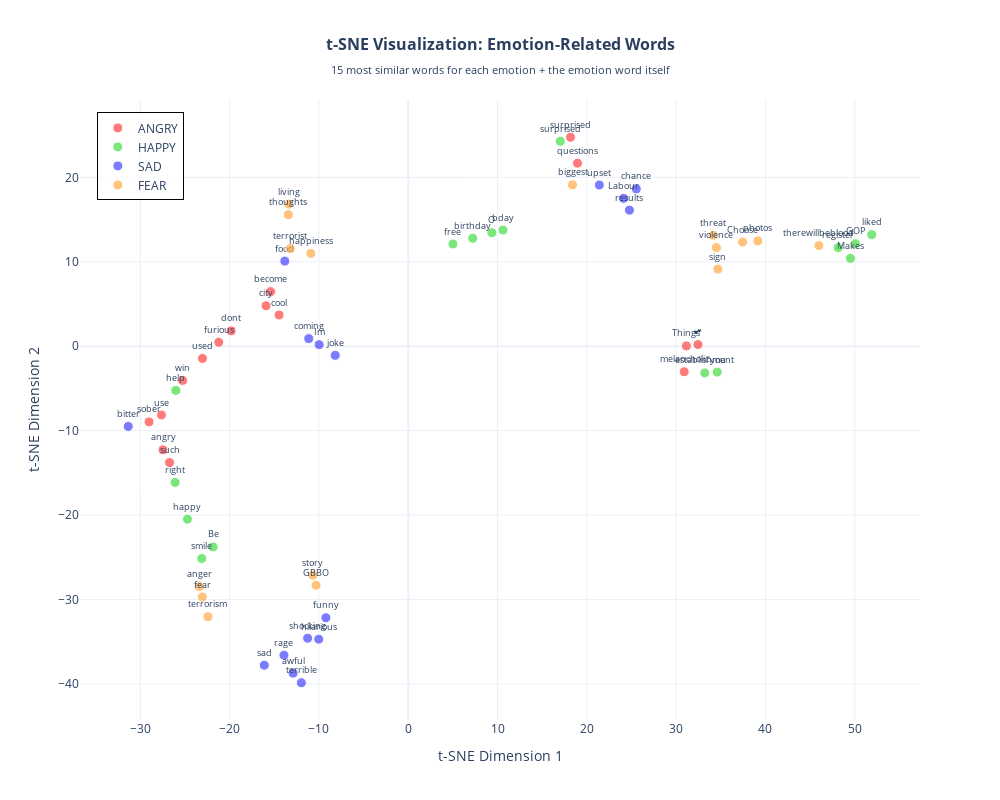
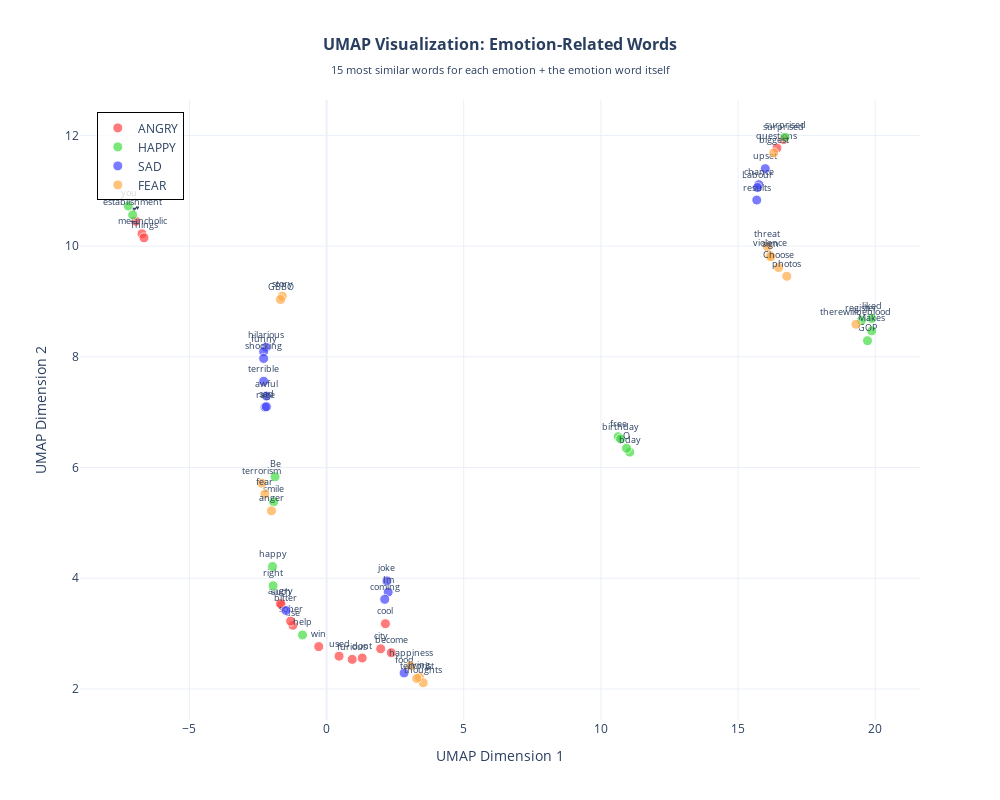

Source (notebook cell) for these figures, in order:
### Markdown cell above
Let us play with the values of perplexity for t-SNE and the values of n_neighbors for UMAP:
Above, perplexity = n_neighbors = 5
Under, perplexity = n_neighbors = 3

### Code cell
# Step 2: Apply t-SNE
print("t-SNE...")
tsne = TSNE(n_components=2, random_state=42, perplexity=3, max_iter=1000)
X_tsne = tsne.fit_transform(X)

# Step 3: Apply UMAP
print("UMAP...")
umap_reducer = umap.UMAP(n_components=2, random_state=42, n_neighbors=3, min_dist=0.1)
X_umap = umap_reducer.fit_transform(X)

# Step 4: Create visualizations using Plotly
print("CREATING VISUALIZATIONS \n")

# Create t-SNE plot
fig_tsne = go.Figure()

for emotion in emotions:
    mask = df['emotion'] == emotion
    fig_tsne.add_trace(go.Scatter(
        x=X_tsne[mask, 0],
        y=X_tsne[mask, 1],
        mode='markers+text',
        name=emotion.upper(),
        text=df[mask]['word'].values,
        textposition='top center',
        textfont=dict(size=9),
        marker=dict(
            size=10,
            color=color_map[emotion],
            opacity=0.7,
            line=dict(width=1, color='white')
        ),
        hovertemplate='<b>%{text}</b><br>Emotion: ' + emotion + '<extra></extra>'
    ))

fig_tsne.update_layout(
    title={
        'text': '<b>t-SNE Visualization: Emotion-Related Words</b><br><sub>15 most similar words for each emotion + the emotion word itself</sub>',
        'x': 0.5,
        'xanchor': 'center',
        'font': {'size': 16}
    },
    xaxis_title='t-SNE Dimension 1',
    yaxis_title='t-SNE Dimension 2',
    width=1000,
    height=800,
    hovermode='closest',
    template='plotly_white',
    showlegend=True,
    legend=dict(x=0.02, y=0.98, bgcolor='rgba(255,255,255,0.8)', bordercolor='black', borderwidth=1)
)

# Create UMAP plot
fig_umap = go.Figure()

for emotion in emotions:
    mask = df['emotion'] == emotion
    fig_umap.add_trace(go.Scatter(
        x=X_umap[mask, 0],
        y=X_umap[mask, 1],
        mode='markers+text',
        name=emotion.upper(),
        text=df[mask]['word'].values,
        textposition='top center',
        textfont=dict(size=9),
        marker=dict(
            size=10,
            color=color_map[emotion],
            opacity=0.7,
            line=dict(width=1, color='white')
        ),
        hovertemplate='<b>%{text}</b><br>Emotion: ' + emotion + '<extra></extra>'
    ))

fig_umap.update_layout(
    title={
        'text': '<b>UMAP Visualization: Emotion-Related Words</b><br><sub>15 most similar words for each emotion + the emotion word itself</sub>',
        'x': 0.5,
        'xanchor': 'center',
        'font': {'size': 16}
    },
    xaxis_title='UMAP Dimension 1',
    yaxis_title='UMAP Dimension 2',
    width=1000,
    height=800,
    hovermode='closest',
    template='plotly_white',
    showlegend=True,
    legend=dict(x=0.02, y=0.98, bgcolor='rgba(255,255,255,0.8)', bordercolor='black', borderwidth=1)
)

# Display both figures
fig_tsne.show()
fig_umap.show()

### Figure 1 — Plotly figure (JSON) as saved in the notebook; plotly's stock layout.template omitted (floating-point values rounded to 4 significant figures)
{"data": [{"hovertemplate": "<b>%{text}</b><br>Emotion: angry<extra></extra>", "marker": {"color": "#FF4444", "line": {"color": "white", "width": 1}, "opacity": 0.7, "size": 10}, "mode": "markers+text", "name": "ANGRY", "text": ["become", "used", "win", "melancholic", "💕", "surprised", "use", "cool", "furious", "sober", "questions", "such", "city", "Things", "dont", "angry"], "textfont": {"size": 9}, "textposition": "top center", "type": "scatter", "x": [-15.41, -23.04, -25.27, 30.9, 32.44, 18.17, -27.64, -14.47, -21.22, -29.03, 18.95, -26.73, -15.92, 31.14, -19.83, -27.46], "y": [6.467, -1.446, -4.055, -3.023, 0.1977, 24.75, -8.148, 3.697, 0.4682, -8.963, 21.68, -13.77, 4.792, 0.03822, 1.821, -12.27]}, {"hovertemplate": "<b>%{text}</b><br>Emotion: happy<extra></extra>", "marker": {"color": "#44DD44", "line": {"color": "white", "width": 1}, "opacity": 0.7, "size": 10}, "mode": "markers+text", "name": "HAPPY", "text": ["free", "help", "bday", "establishment", "surprised", "Makes", "register", "O", "Be", "birthday", "'you", "smile", "liked", "right", "GOP", "happy"], "textfont": {"size": 9}, "textposition": "top center", "type": "scatter", "x": [5.006, -26.03, 10.61, 33.21, 17.03, 49.52, 48.15, 9.366, -21.85, 7.225, 34.6, -23.13, 51.9, -26.11, 50.08, -24.73], "y": [12.11, -5.233, 13.76, -3.164, 24.28, 10.41, 11.68, 13.45, -23.77, 12.78, -3.066, -25.15, 13.22, -16.14, 12.15, -20.48]}, {"hovertemplate": "<b>%{text}</b><br>Emotion: sad<extra></extra>", "marker": {"color": "#4444FF", "line": {"color": "white", "width": 1}, "opacity": 0.7, "size": 10}, "mode": "markers+text", "name": "SAD", "text": ["joke", "hilarious", "rage", "awful", "funny", "Im", "bitter", "chance", "shocking", "coming", "results", "terrible", "Labour", "upset", "food", "sad"], "textfont": {"size": 9}, "textposition": "top center", "type": "scatter", "x": [-8.178, -10.03, -13.92, -12.89, -9.223, -9.979, -31.36, 25.54, -11.27, -11.14, 24.77, -11.97, 24.11, 21.4, -13.83, -16.12], "y": [-1.079, -34.7, -36.59, -38.72, -32.16, 0.1862, -9.498, 18.64, -34.58, 0.9022, 16.12, -39.86, 17.51, 19.09, 10.08, -37.78]}, {"hovertemplate": "<b>%{text}</b><br>Emotion: fear<extra></extra>", "marker": {"color": "#FFAA44", "line": {"color": "white", "width": 1}, "opacity": 0.7, "size": 10}, "mode": "markers+text", "name": "FEAR", "text": ["anger", "living", "thoughts", "Choose", "terrorist", "biggest", "violence", "story", "terrorism", "GBBO", "photos", "happiness", "therewillbeblood", "threat", "sign", "fear"], "textfont": {"size": 9}, "textposition": "top center", "type": "scatter", "x": [-23.4, -13.39, -13.43, 37.45, -13.2, 18.4, 34.51, -10.68, -22.44, -10.32, 39.15, -10.91, 45.99, 34.15, 34.67, -23.05], "y": [-28.45, 16.83, 15.58, 12.34, 11.57, 19.12, 11.68, -27.13, -32.04, -28.32, 12.48, 11.0, 11.92, 13.14, 9.132, -29.7]}], "layout": {"height": 800, "hovermode": "closest", "legend": {"bgcolor": "rgba(255,255,255,0.8)", "bordercolor": "black", "borderwidth": 1, "x": 0.02, "y": 0.98}, "showlegend": true, "title": {"font": {"size": 16}, "text": "<b>t-SNE Visualization: Emotion-Related Words</b><br><sub>15 most similar words for each emotion + the emotion word itself</sub>", "x": 0.5, "xanchor": "center"}, "width": 1000, "xaxis": {"title": {"text": "t-SNE Dimension 1"}}, "yaxis": {"title": {"text": "t-SNE Dimension 2"}}}}

### Figure 2 — Plotly figure (JSON) as saved in the notebook; plotly's stock layout.template omitted (floating-point values rounded to 4 significant figures)
{"data": [{"hovertemplate": "<b>%{text}</b><br>Emotion: angry<extra></extra>", "marker": {"color": "#FF4444", "line": {"color": "white", "width": 1}, "opacity": 0.7, "size": 10}, "mode": "markers+text", "name": "ANGRY", "text": ["become", "used", "win", "melancholic", "💕", "surprised", "use", "cool", "furious", "sober", "questions", "such", "city", "Things", "dont", "angry"], "textfont": {"size": 9}, "textposition": "top center", "type": "scatter", "x": [2.357, 0.4549, -0.2857, -6.728, -6.953, 16.67, -1.228, 2.144, 0.9346, -1.312, 16.42, -1.644, 1.972, -6.655, 1.298, -1.678], "y": [2.654, 2.592, 2.764, 10.22, 10.45, 11.93, 3.149, 3.179, 2.534, 3.225, 11.77, 3.518, 2.724, 10.15, 2.559, 3.541]}, {"hovertemplate": "<b>%{text}</b><br>Emotion: happy<extra></extra>", "marker": {"color": "#44DD44", "line": {"color": "white", "width": 1}, "opacity": 0.7, "size": 10}, "mode": "markers+text", "name": "HAPPY", "text": ["free", "help", "bday", "establishment", "surprised", "Makes", "register", "O", "Be", "birthday", "'you", "smile", "liked", "right", "GOP", "happy"], "textfont": {"size": 9}, "textposition": "top center", "type": "scatter", "x": [10.63, -0.876, 11.05, -7.07, 16.71, 19.87, 19.5, 10.94, -1.877, 10.72, -7.23, -1.928, 19.87, -1.949, 19.72, -1.97], "y": [6.557, 2.975, 6.279, 10.56, 11.97, 8.47, 8.656, 6.347, 5.832, 6.515, 10.73, 5.38, 8.694, 3.864, 8.292, 4.211]}, {"hovertemplate": "<b>%{text}</b><br>Emotion: sad<extra></extra>", "marker": {"color": "#4444FF", "line": {"color": "white", "width": 1}, "opacity": 0.7, "size": 10}, "mode": "markers+text", "name": "SAD", "text": ["joke", "hilarious", "rage", "awful", "funny", "Im", "bitter", "chance", "shocking", "coming", "results", "terrible", "Labour", "upset", "food", "sad"], "textfont": {"size": 9}, "textposition": "top center", "type": "scatter", "x": [2.202, -2.207, -2.244, -2.194, -2.294, 2.246, -1.48, 15.76, -2.294, 2.121, 15.68, -2.293, 15.71, 15.99, 2.825, -2.195], "y": [3.952, 8.174, 7.091, 7.291, 8.094, 3.748, 3.417, 11.11, 7.97, 3.618, 10.83, 7.559, 11.06, 11.4, 2.288, 7.099]}, {"hovertemplate": "<b>%{text}</b><br>Emotion: fear<extra></extra>", "marker": {"color": "#FFAA44", "line": {"color": "white", "width": 1}, "opacity": 0.7, "size": 10}, "mode": "markers+text", "name": "FEAR", "text": ["anger", "living", "thoughts", "Choose", "terrorist", "biggest", "violence", "story", "terrorism", "GBBO", "photos", "happiness", "therewillbeblood", "threat", "sign", "fear"], "textfont": {"size": 9}, "textposition": "top center", "type": "scatter", "x": [-2.009, 3.387, 3.523, 16.48, 3.288, 16.3, 16.17, -1.615, -2.363, -1.679, 16.78, 3.061, 19.3, 16.07, 16.19, -2.25], "y": [5.218, 2.214, 2.111, 9.613, 2.189, 11.68, 9.832, 9.097, 5.718, 9.036, 9.455, 2.415, 8.588, 9.992, 9.81, 5.521]}], "layout": {"height": 800, "hovermode": "closest", "legend": {"bgcolor": "rgba(255,255,255,0.8)", "bordercolor": "black", "borderwidth": 1, "x": 0.02, "y": 0.98}, "showlegend": true, "title": {"font": {"size": 16}, "text": "<b>UMAP Visualization: Emotion-Related Words</b><br><sub>15 most similar words for each emotion + the emotion word itself</sub>", "x": 0.5, "xanchor": "center"}, "width": 1000, "xaxis": {"title": {"text": "UMAP Dimension 1"}}, "yaxis": {"title": {"text": "UMAP Dimension 2"}}}}
